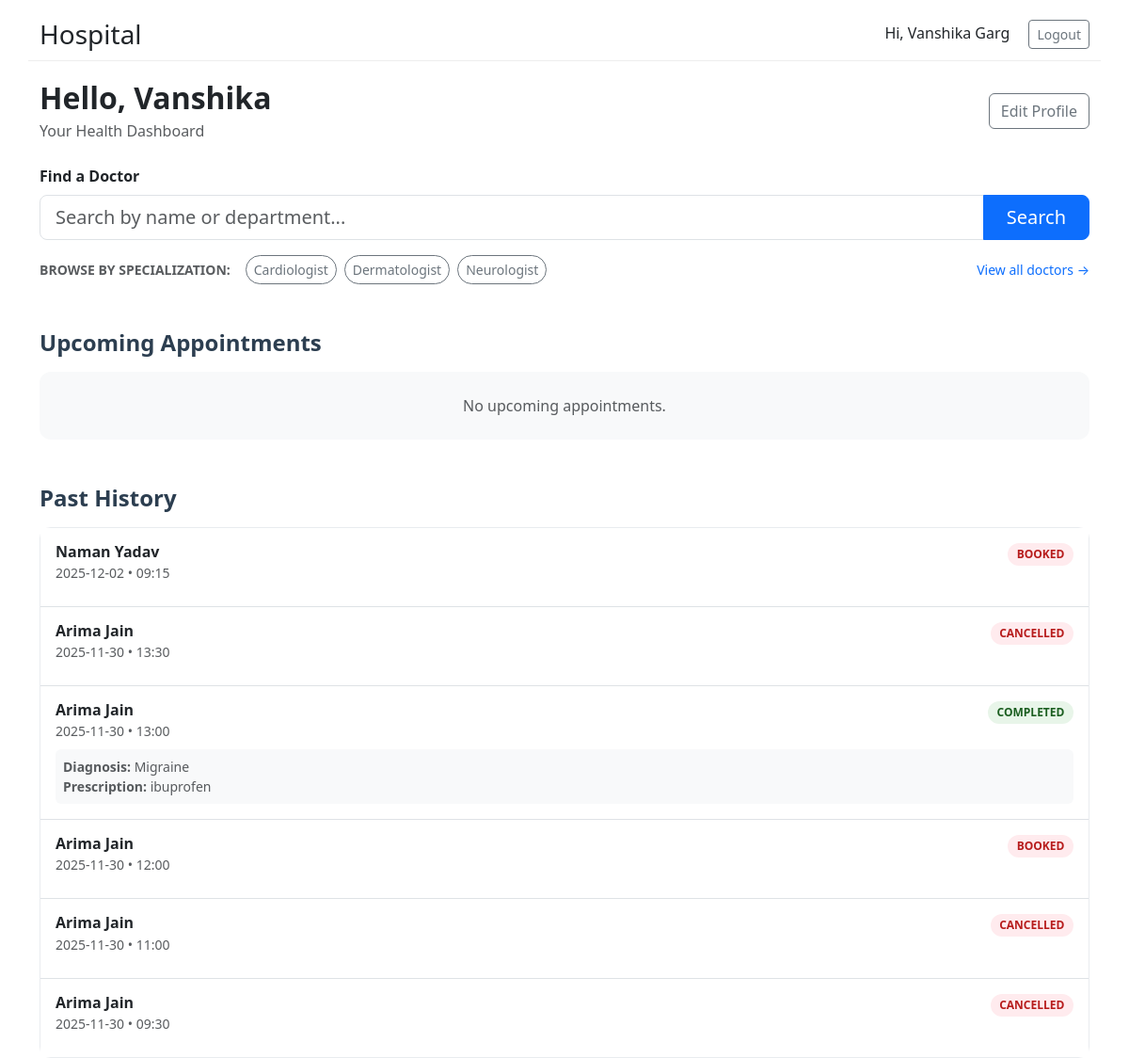
Page /patient/dashboard (signed in) on the earlier database version.
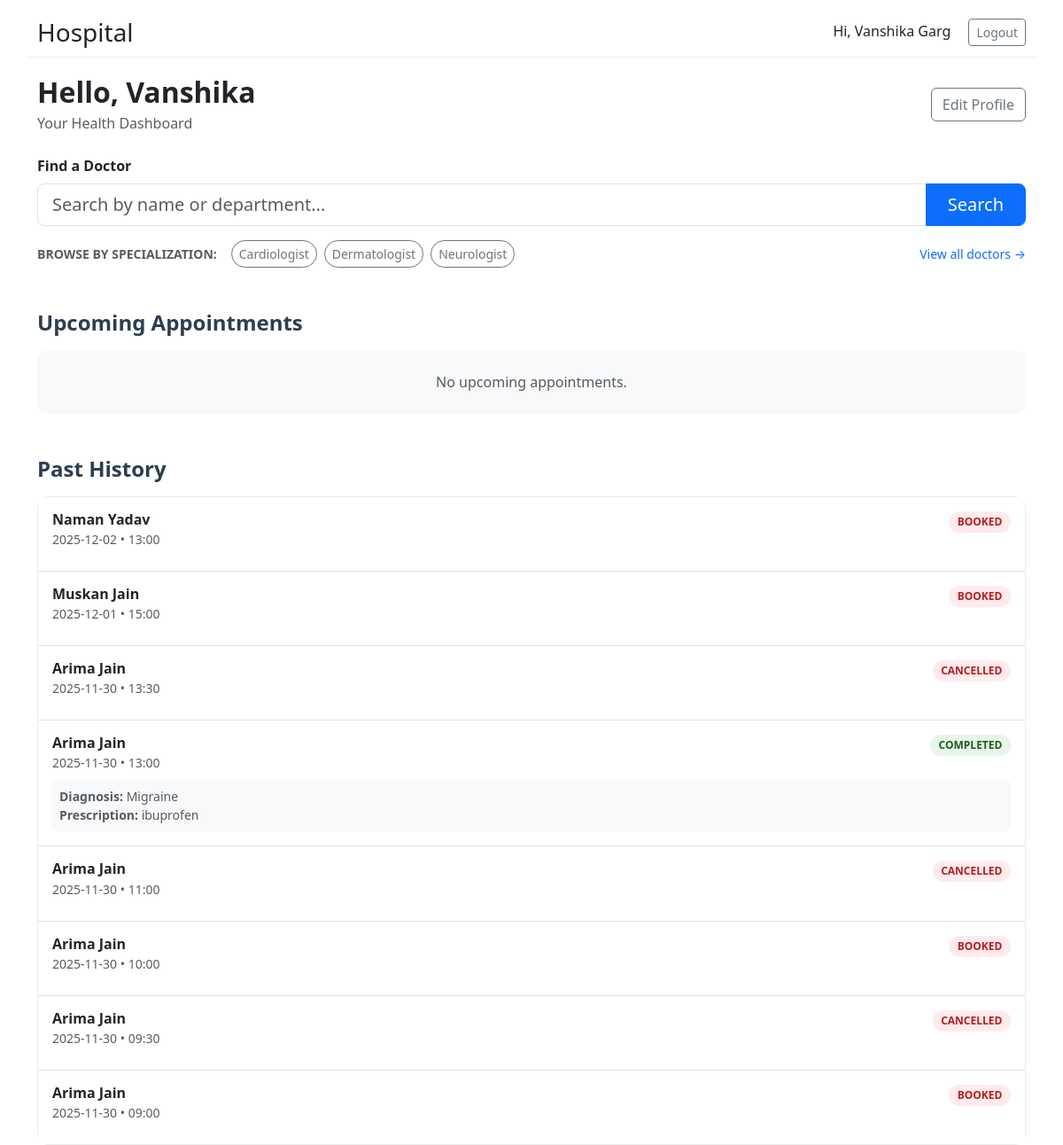
Same page on the later database version.
### tables this page shows
CREATE TABLE departments (
            id INTEGER PRIMARY KEY AUTOINCREMENT,
            name TEXT UNIQUE NOT NULL,
            description TEXT
        );

CREATE TABLE users (
            id INTEGER PRIMARY KEY AUTOINCREMENT,
            username TEXT UNIQUE NOT NULL,
            password_hash TEXT NOT NULL,
            role TEXT NOT NULL CHECK(role IN ('admin','doctor','patient')),
            full_name TEXT,
            email TEXT,
            phone TEXT,
            is_active INTEGER DEFAULT 1
        );

CREATE TABLE appointments (
            id INTEGER PRIMARY KEY AUTOINCREMENT,
            patient_id INTEGER NOT NULL,
            doctor_id INTEGER NOT NULL,
            date TEXT NOT NULL,             -- YYYY-MM-DD
            time TEXT NOT NULL,             -- HH:MM (start)
            end_time TEXT,                  -- HH:MM (end)
            status TEXT NOT NULL DEFAULT 'Booked' CHECK(status IN ('Booked','Completed','Cancelled')),
            created_at TEXT NOT NULL,
            FOREIGN KEY(patient_id) REFERENCES patients(id),
            FOREIGN KEY(doctor_id) REFERENCES doctors(id)
        );

CREATE TABLE treatments (
            id INTEGER PRIMARY KEY AUTOINCREMENT,
            appointment_id INTEGER UNIQUE NOT NULL,
            diagnosis TEXT,
            prescription TEXT,
            notes TEXT,
            FOREIGN KEY(appointment_id) REFERENCES appointments(id)
        );

### app.py (the view, shortened to what this page needs)
@app.route("/patient/dashboard")
@login_required(role="patient")
def patient_dashboard():
    db=get_db()
    user_id=session["user_id"]
    patient = db.execute("SELECT * FROM patients WHERE user_id=?", (user_id,)).fetchone()
    if not patient: flash("Profile missing.", "danger"); return redirect(url_for("logout"))
    upcoming = db.execute("""
      SELECT a.id,a.date,a.time,a.end_time,a.status,u.full_name AS doctor_name, d.id AS doctor_id
      FROM appointments a JOIN doctors d ON a.doctor_id=d.id JOIN users u ON d.user_id=u.id
      WHERE a.patient_id=? AND datetime(a.date||' '||a.time) >= datetime('now') AND a.status='Booked'
      ORDER BY a.date,a.time
    """,(patient["id"],)).fetchall()
    past = db.execute("""
            SELECT a.id,a.date,a.time,a.end_time,a.status,u.full_name AS doctor_name,t.diagnosis,t.prescription
            FROM appointments a JOIN doctors d ON a.doctor_id=d.id JOIN users u ON d.user_id=u.id LEFT JOIN treatments t ON t.appointment_id=a.id
            WHERE a.patient_id=? AND (datetime(a.date||' '||a.time) < datetime('now') OR a.status = 'Completed')
            ORDER BY a.date DESC, a.time DESC
    """,(patient["id"],)).fetchall()
    departments = db.execute("SELECT name FROM departments ORDER BY name").fetchall()
    q = request.args.get("q", "").strip()
    search_results = []
    return render_template("patient_dashboard.html", upcoming=upcoming, past=past, departments=departments, search_results=search_results, q=q)

### app.py (called while the page is built, shortened)
def get_db():
    if "db" not in g:
        g.db = sqlite3.connect(DB_PATH, detect_types=sqlite3.PARSE_DECLTYPES)
        g.db.row_factory = sqlite3.Row
    return g.db

def login_required(role=None):
    from functools import wraps
    def decorator(f):
        @wraps(f)
        def wrapped(*args, **kwargs):
            if "user_id" not in session:
                return redirect(url_for("login"))
            return f(*args, **kwargs)
        return wrapped
    return decorator

### templates/patient_dashboard.html (shortened to what the changed rows need)
{% extends "base.html" %}
{% block content %}
<div class="d-flex justify-content-between align-items-center mb-4">
  <div>
    <h2 class="fw-bold mb-1">Hello, {{ session.get('full_name').split()[0] }}</h2>
  </div>
</div>
<div class="mb-5">
    <div class="d-flex flex-wrap gap-2 align-items-center">
        <span class="text-muted small fw-bold text-uppercase me-2">Browse by Specialization:</span>
        {% for dept in departments %}
            <a href="{{ url_for('patient_dashboard', q=dept.name) }}" class="btn btn-sm btn-outline-secondary rounded-pill">
                {{ dept.name }}
            </a>
        {% endfor %}
        <div class="ms-auto">
            <a href="{{ url_for('patient_all_doctors') }}" class="text-decoration-none small">View all doctors &rarr;</a>
        </div>
    </div>
</div>
<section>
  <div class="card">
      <div class="list-group list-group-flush">
        {% if past %}
          {% for a in past %}
            <div class="list-group-item p-3">
              <div class="d-flex justify-content-between align-items-start mb-2">
                <div>
                  <h6 class="mb-0 fw-bold">{{ a.doctor_name }}</h6>
                  <small class="text-muted">{{ a.date }} • {{ a.time }}</small>
                </div>
                <span class="status-pill {% if a.status == 'Completed' %}status-completed{% else %}status-cancelled{% endif %}">
                    {{ a.status }}
                </span>
              </div>
              {% if a.diagnosis or a.prescription %}
                <div class="bg-light p-2 rounded small text-muted">
                    {% if a.diagnosis %}<div><strong>Diagnosis:</strong> {{ a.diagnosis }}</div>{% endif %}
                    {% if a.prescription %}<div><strong>Prescription:</strong> {{ a.prescription }}</div>{% endif %}
                </div>
              {% endif %}
            </div>
          {% endfor %}
        {% else %}
          <div class="p-4 text-center text-muted">No history found.</div>
        {% endif %}
      </div>
  </div>
</section>
{% endblock %}

Differences in the rows shown:
changed through a linked row, users "Naman Yadav": time "09:15" → "13:00"
now on this page (row unchanged): users: doctor_name "Muskan Jain", date "2025-12-01", time "15:00", status "BOOKED"
now on one of the page's lists (row unchanged): users: doctor_name "Arima Jain", date "2025-11-30", time "09:00", status "BOOKED"
computed for users "Arima Jain": time "12:00" → "11:00"; status "BOOKED" → "CANCELLED"; time "11:00" → "10:00"; status "CANCELLED" → "BOOKED"
